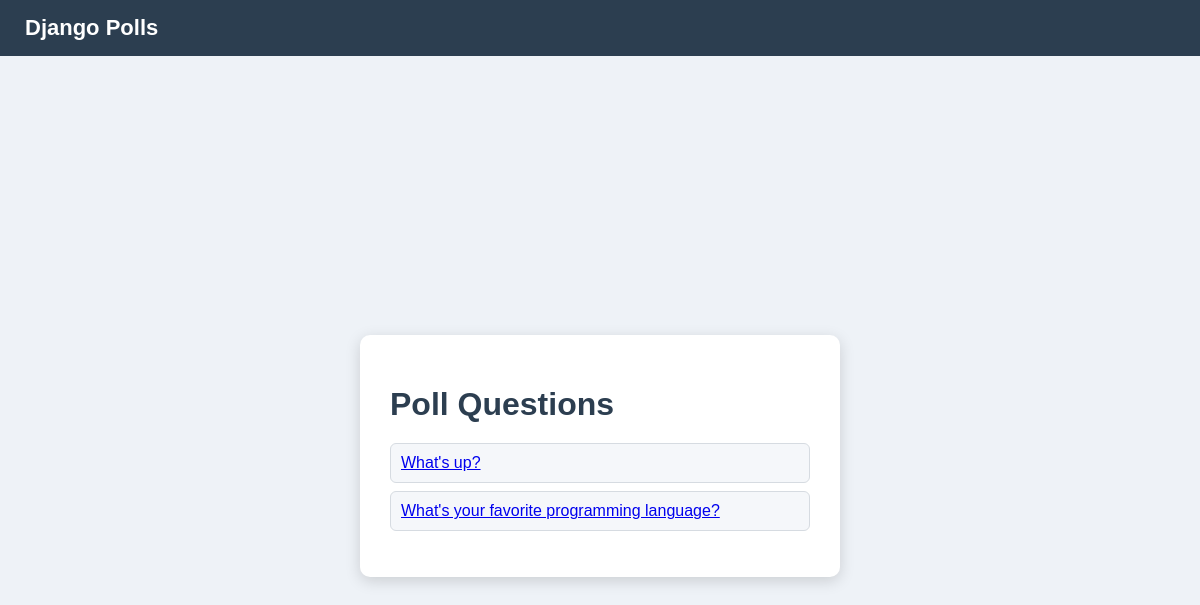
The app's page /, older data.
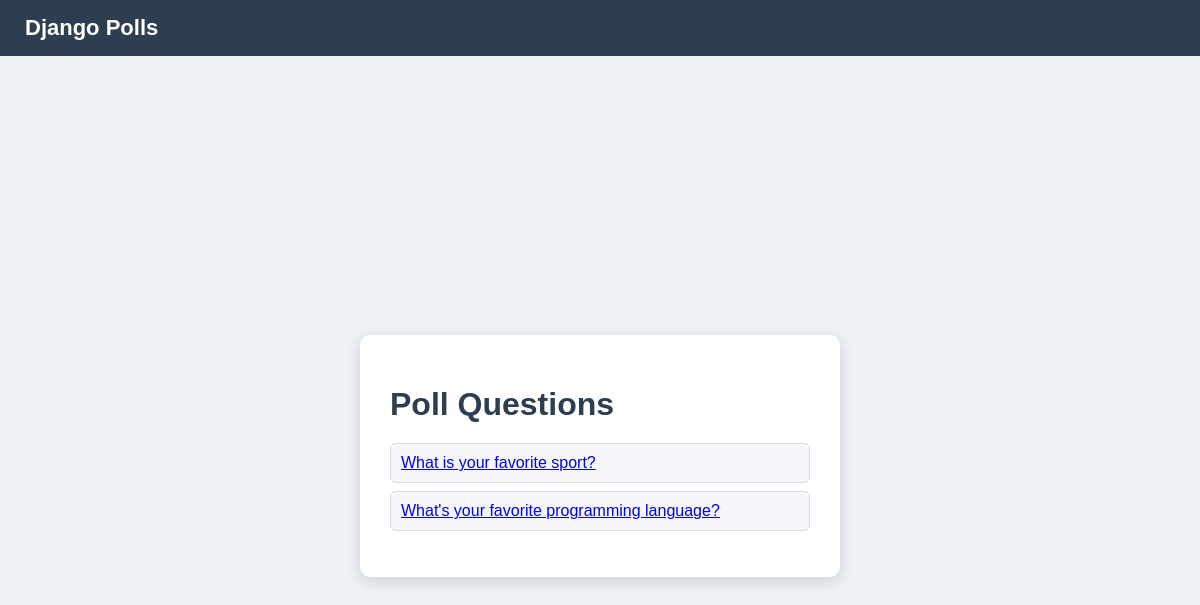
The same page, newer data.
### polls/models.py (models this page shows, shortened)
class Question(models.Model):
    question_text = models.CharField(max_length=200)
    pub_date = models.DateTimeField("date published")

### polls/views.py (the view)
# urls.py: path("", views.index, name="index"),
def index(request):
    latest_question_list = Question.objects.order_by("-pub_date")[:5]
    context = {"latest_question_list": latest_question_list}
    return render(request, "polls/index.html", context)

### polls/templates/polls/index.html
{% load static %}
<link rel="stylesheet" href="{% static 'polls/style.css' %}">
<header>
    <a href="{% url 'polls:index' %}">Django Polls</a>
</header>
<div class="container">
<div class="card">
<h1>Poll Questions</h1>
{% if latest_question_list %}
<ul>
    {% for question in latest_question_list %}
        <li>
            <a href="{% url 'polls:detail' question.id %}">
                {{ question.question_text }}
            </a>
        </li>
    {% endfor %}
</ul>
{% else %}
<p>No polls are available.</p>
{% endif %}
</div>
</div>

Row changes from the older to the newer data that the page shows:
removed Question: question_text "What's up?"
added Question: question_text "What is your favorite sport?"
